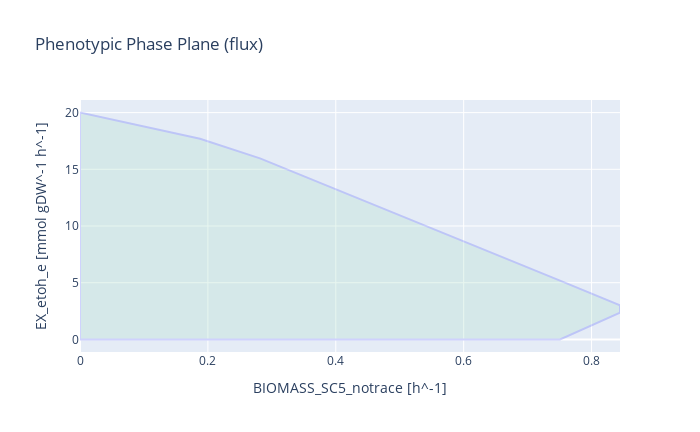

Notebook cell for this chart:
### Code cell
#Performing Phenotypic Phase plane flux modelling for various input parameters in Saccharomyces cerevisiae S288C
#Ethanol Modelling

from cameo import phenotypic_phase_plane
sc_model.reactions.EX_o2_e.lower_bound = -20
sc_model.reactions.EX_co2_e.lower_bound = 0

result = phenotypic_phase_plane(sc_model,variables=[sc_model.reactions.BIOMASS_SC5_notrace],
                                      objective=sc_model.reactions.EX_etoh_e,points=10)
result.plot()
result.data_frame

### Figure 1 — Plotly figure (JSON) as saved in the notebook; plotly's stock layout.template omitted (floating-point values rounded to 4 significant figures)
{"data": [{"fill": "toself", "fillcolor": "#B3E2CD", "hoverinfo": "none", "marker": {"line": {"color": "#B3E2CD"}, "opacity": 0.3}, "mode": "lines", "name": "WT", "opacity": 0.3, "type": "scatter", "x": [0, 0.09383, 0.1877, 0.2815, 0.3753, 0.4692, 0.563, 0.6568, 0.7507, 0.8445, 0.8445, 0.7507, 0.6568, 0.563, 0.4692, 0.3753, 0.2815, 0.1877, 0.09383, 0, 0, 0], "y": [0, 0, 0, 0, 0, 0, 0, 0, 0, 2.361, 3.013, 5.183, 7.35, 9.503, 11.66, 13.81, 15.96, 17.7, 18.85, 20.0, 0, 20.0]}], "layout": {"height": 432, "title": {"text": "Phenotypic Phase Plane (flux)"}, "width": 700, "xaxis": {"title": {"text": "BIOMASS_SC5_notrace [h^-1]"}}, "yaxis": {"title": {"text": "EX_etoh_e [mmol gDW^-1 h^-1]"}}}}
